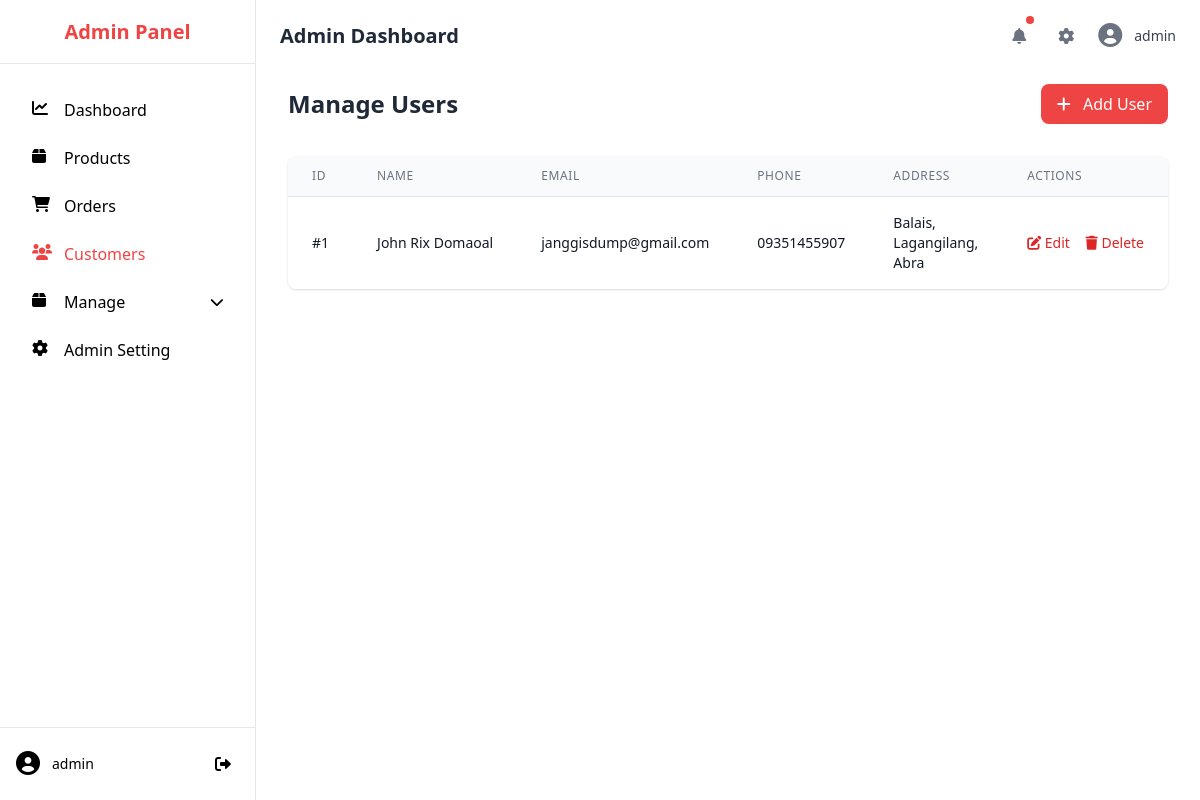
The page /admin/customers.php (signed in) on the database its author committed.
### tables this page shows
CREATE TABLE `users` (
  `user_id` int(11) NOT NULL,
  `name` varchar(100) NOT NULL,
  `email` varchar(100) NOT NULL,
  `password` varchar(255) NOT NULL,
  `phone_number` varchar(15) NOT NULL,
  `address` text NOT NULL,
  `profile_picture` varchar(255) DEFAULT 'default.jpg'
);

### admin/customers.php (the view, shortened to what this page needs)
<?php
include '../conn.php';
$sql = "SELECT * FROM users ORDER BY user_id DESC";
$result = $conn->query($sql);
?>
<!DOCTYPE html>
<html lang="en">
<head>
    <link href="https://cdn.jsdelivr.net/npm/tailwindcss@2.2.19/dist/tailwind.min.css" rel="stylesheet">
    <link rel="stylesheet" href="https://cdnjs.cloudflare.com/ajax/libs/font-awesome/6.0.0-beta3/css/all.min.css">
</head>
<body class="bg-slate-100">
    <?php include 'sidebar.php'; ?>
    <?php include 'header.php'; ?>
    <div class="ml-64 pt-16 mt-5 p-8">
        <div class="flex justify-between items-center mb-8">
            <h1 class="text-2xl font-bold text-gray-800">Manage Users</h1>
            <button onclick="openAddModal()" class="bg-red-500 text-white px-4 py-2 rounded-lg hover:bg-red-600">
                <i class="fas fa-plus mr-2"></i> Add User
            </button>
        </div>
        <div class="bg-white rounded-lg shadow overflow-hidden">
            <table class="min-w-full divide-y divide-gray-200">
                <thead class="bg-gray-50">
                    <tr>
                        <th class="px-6 py-3 text-left text-xs font-medium text-gray-500 uppercase tracking-wider">ID</th>
                        <th class="px-6 py-3 text-left text-xs font-medium text-gray-500 uppercase tracking-wider">Name</th>
                        <th class="px-6 py-3 text-left text-xs font-medium text-gray-500 uppercase tracking-wider">Email</th>
                        <th class="px-6 py-3 text-left text-xs font-medium text-gray-500 uppercase tracking-wider">Phone</th>
                        <th class="px-6 py-3 text-left text-xs font-medium text-gray-500 uppercase tracking-wider">Address</th>
                        <th class="px-6 py-3 text-left text-xs font-medium text-gray-500 uppercase tracking-wider">Actions</th>
                    </tr>
                </thead>
                <tbody class="bg-white divide-y divide-gray-200">
                    <?php while ($row = $result->fetch_assoc()): ?>
                        <tr>
                            <td class="px-6 py-4 whitespace-nowrap text-sm text-gray-900">
                                #<?php echo $row['user_id']; ?>
                            </td>
                            <td class="px-6 py-4 whitespace-nowrap text-sm text-gray-900">
                                <?php echo htmlspecialchars($row['name']); ?>
                            </td>
                            <td class="px-6 py-4 whitespace-nowrap text-sm text-gray-900">
                                <?php echo htmlspecialchars($row['email']); ?>
                            </td>
                            <td class="px-6 py-4 whitespace-nowrap text-sm text-gray-900">
                                <?php echo htmlspecialchars($row['phone_number']); ?>
                            </td>
                            <td class="px-6 py-4 text-sm text-gray-900 max-w-xs">
                                <?php echo nl2br(htmlspecialchars(str_replace('\r\n', ', ', $row['address']))); ?>
                            </td>
                            <td class="px-6 py-4 whitespace-nowrap text-sm font-medium">
                                <button onclick="openEditModal(<?php echo htmlspecialchars(json_encode($row)); ?>)"
                                    class="text-red-600 hover:text-red-900 mr-3">
                                    <i class="fas fa-edit"></i> Edit
                                </button>
                                <button onclick="confirmDelete(<?php echo $row['user_id']; ?>)"
                                    class="text-red-600 hover:text-red-900">
                                    <i class="fas fa-trash"></i> Delete
                                </button>
                            </td>
                        </tr>
                    <?php endwhile; ?>
                </tbody>
            </table>
        </div>
    </div>
</body>
</html>

### rows shown on the page
users: user_id "1", name "John Rix Domaoal", email "janggisdump@gmail.com", phone_number "09351455907", address "Balais, Lagangilang, Abra"

### other values the page prints
$_SESSION['admin_username'] "admin"
